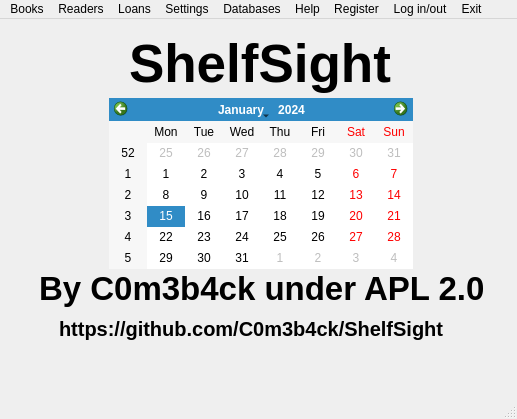
<?xml version="1.0" encoding="UTF-8"?>
<ui version="4.0">
 <class>MainWindow</class>
 <widget class="QMainWindow" name="MainWindow">
  <property name="geometry">
   <rect>
    <x>0</x>
    <y>0</y>
    <width>517</width>
    <height>419</height>
   </rect>
  </property>
  <property name="windowTitle">
   <string>MainWindow</string>
  </property>
  <widget class="QWidget" name="centralwidget">
   <widget class="QStackedWidget" name="workspaces">
    <property name="geometry">
     <rect>
      <x>9</x>
      <y>9</y>
      <width>501</width>
      <height>381</height>
     </rect>
    </property>
    <property name="currentIndex">
     <number>2</number>
    </property>
    <widget class="QWidget" name="page">
     <widget class="QLabel" name="label">
      <property name="geometry">
       <rect>
        <x>90</x>
        <y>0</y>
        <width>341</width>
        <height>51</height>
       </rect>
      </property>
      <property name="font">
       <font>
        <pointsize>30</pointsize>
        <bold>true</bold>
       </font>
      </property>
      <property name="text">
       <string>Register Account</string>
      </property>
     </widget>
     <widget class="QLabel" name="label_2">
      <property name="geometry">
       <rect>
        <x>10</x>
        <y>50</y>
        <width>111</width>
        <height>21</height>
       </rect>
      </property>
      <property name="font">
       <font>
        <pointsize>15</pointsize>
        <bold>true</bold>
       </font>
      </property>
      <property name="text">
       <string>Username:</string>
      </property>
     </widget>
     <widget class="QLabel" name="label_3">
      <property name="geometry">
       <rect>
        <x>20</x>
        <y>80</y>
        <width>101</width>
        <height>21</height>
       </rect>
      </property>
      <property name="font">
       <font>
        <pointsize>15</pointsize>
        <bold>true</bold>
       </font>
      </property>
      <property name="text">
       <string>Password:</string>
      </property>
     </widget>
     <widget class="QLabel" name="label_4">
      <property name="geometry">
       <rect>
        <x>40</x>
        <y>100</y>
        <width>81</width>
        <height>31</height>
       </rect>
      </property>
      <property name="font">
       <font>
        <pointsize>15</pointsize>
        <bold>true</bold>
       </font>
      </property>
      <property name="text">
       <string>Re-type:</string>
      </property>
     </widget>
     <widget class="QLineEdit" name="txtUsr_register">
      <property name="geometry">
       <rect>
        <x>120</x>
        <y>55</y>
        <width>301</width>
        <height>20</height>
       </rect>
      </property>
      <property name="font">
       <font>
        <pointsize>12</pointsize>
        <bold>true</bold>
       </font>
      </property>
     </widget>
     <widget class="QLineEdit" name="txtPwd1_register">
      <property name="geometry">
       <rect>
        <x>120</x>
        <y>80</y>
        <width>301</width>
        <height>20</height>
       </rect>
      </property>
      <property name="font">
       <font>
        <pointsize>12</pointsize>
        <bold>true</bold>
       </font>
      </property>
     </widget>
     <widget class="QLineEdit" name="txtPwd2_register">
      <property name="geometry">
       <rect>
        <x>120</x>
        <y>100</y>
        <width>301</width>
        <height>20</height>
       </rect>
      </property>
      <property name="font">
       <font>
        <pointsize>12</pointsize>
        <bold>true</bold>
       </font>
      </property>
     </widget>
     <widget class="QPushButton" name="btnClear_username_register">
      <property name="geometry">
       <rect>
        <x>420</x>
        <y>54</y>
        <width>81</width>
        <height>21</height>
       </rect>
      </property>
      <property name="font">
       <font>
        <pointsize>15</pointsize>
        <bold>true</bold>
       </font>
      </property>
      <property name="text">
       <string>Clear</string>
      </property>
     </widget>
     <widget class="QPushButton" name="btnClear_password1_register">
      <property name="geometry">
       <rect>
        <x>420</x>
        <y>80</y>
        <width>81</width>
        <height>20</height>
       </rect>
      </property>
      <property name="font">
       <font>
        <pointsize>15</pointsize>
        <bold>true</bold>
       </font>
      </property>
      <property name="text">
       <string>Clear</string>
      </property>
     </widget>
     <widget class="QPushButton" name="btnClear_password2_register">
      <property name="geometry">
       <rect>
        <x>420</x>
        <y>100</y>
        <width>81</width>
        <height>21</height>
       </rect>
      </property>
      <property name="font">
       <font>
        <pointsize>15</pointsize>
        <bold>true</bold>
       </font>
      </property>
      <property name="text">
       <string>Clear</string>
      </property>
     </widget>
     <widget class="QComboBox" name="cboRole_register">
      <property name="geometry">
       <rect>
        <x>120</x>
        <y>150</y>
        <width>351</width>
        <height>25</height>
       </rect>
      </property>
      <item>
       <property name="text">
        <string>User</string>
       </property>
      </item>
      <item>
       <property name="text">
        <string>Admin</string>
       </property>
      </item>
      <item>
       <property name="text">
        <string>Superadmin</string>
       </property>
      </item>
     </widget>
     <widget class="QLabel" name="label_5">
      <property name="geometry">
       <rect>
        <x>60</x>
        <y>151</y>
        <width>51</width>
        <height>20</height>
       </rect>
      </property>
      <property name="font">
       <font>
        <pointsize>15</pointsize>
        <bold>true</bold>
       </font>
      </property>
      <property name="text">
       <string>Role:</string>
      </property>
     </widget>
     <widget class="QPushButton" name="btnHelp_pwdStrenght_register">
      <property name="geometry">
       <rect>
        <x>480</x>
        <y>120</y>
        <width>21</width>
        <height>25</height>
       </rect>
      </property>
      <property name="font">
       <font>
        <pointsize>15</pointsize>
        <bold>true</bold>
       </font>
      </property>
      <property name="text">
       <string>?</string>
      </property>
     </widget>
     <widget class="QPushButton" name="btnHelp_role_register">
      <property name="geometry">
       <rect>
        <x>480</x>
        <y>150</y>
        <width>21</width>
        <height>25</height>
       </rect>
      </property>
      <property name="font">
       <font>
        <pointsize>15</pointsize>
        <bold>true</bold>
       </font>
      </property>
      <property name="text">
       <string>?</string>
      </property>
     </widget>
     <widget class="QProgressBar" name="barPasswordStrenght_register">
      <property name="geometry">
       <rect>
        <x>120</x>
        <y>120</y>
        <width>351</width>
        <height>23</height>
       </rect>
      </property>
      <property name="value">
       <number>24</number>
      </property>
     </widget>
     <widget class="QLabel" name="label_6">
      <property name="geometry">
       <rect>
        <x>20</x>
        <y>120</y>
        <width>101</width>
        <height>31</height>
       </rect>
      </property>
      <property name="font">
       <font>
        <pointsize>15</pointsize>
        <bold>true</bold>
       </font>
      </property>
      <property name="text">
       <string>Strenght:</string>
      </property>
     </widget>
     <widget class="QPushButton" name="btnGenerateStrongPassword_register">
      <property name="geometry">
       <rect>
        <x>0</x>
        <y>180</y>
        <width>241</width>
        <height>51</height>
       </rect>
      </property>
      <property name="font">
       <font>
        <pointsize>13</pointsize>
        <bold>true</bold>
       </font>
      </property>
      <property name="text">
       <string>Generate strong password</string>
      </property>
     </widget>
     <widget class="QPushButton" name="btnRegister">
      <property name="geometry">
       <rect>
        <x>250</x>
        <y>180</y>
        <width>251</width>
        <height>51</height>
       </rect>
      </property>
      <property name="font">
       <font>
        <pointsize>20</pointsize>
        <bold>true</bold>
       </font>
      </property>
      <property name="text">
       <string>Register</string>
      </property>
     </widget>
    </widget>
    <widget class="QWidget" name="page_2">
     <widget class="QPushButton" name="btnClear_password_login">
      <property name="geometry">
       <rect>
        <x>410</x>
        <y>60</y>
        <width>81</width>
        <height>20</height>
       </rect>
      </property>
      <property name="font">
       <font>
        <pointsize>15</pointsize>
        <bold>true</bold>
       </font>
      </property>
      <property name="text">
       <string>Clear</string>
      </property>
     </widget>
     <widget class="QPushButton" name="btnLogin">
      <property name="geometry">
       <rect>
        <x>10</x>
        <y>110</y>
        <width>491</width>
        <height>51</height>
       </rect>
      </property>
      <property name="font">
       <font>
        <pointsize>20</pointsize>
        <bold>true</bold>
       </font>
      </property>
      <property name="text">
       <string>Login</string>
      </property>
     </widget>
     <widget class="QLabel" name="label_13">
      <property name="geometry">
       <rect>
        <x>80</x>
        <y>-10</y>
        <width>351</width>
        <height>51</height>
       </rect>
      </property>
      <property name="font">
       <font>
        <pointsize>30</pointsize>
        <bold>true</bold>
       </font>
      </property>
      <property name="text">
       <string>Log in to Account</string>
      </property>
     </widget>
     <widget class="QLineEdit" name="txtPwd1_register_3">
      <property name="geometry">
       <rect>
        <x>110</x>
        <y>60</y>
        <width>301</width>
        <height>20</height>
       </rect>
      </property>
      <property name="font">
       <font>
        <pointsize>12</pointsize>
        <bold>true</bold>
       </font>
      </property>
     </widget>
     <widget class="QPushButton" name="btnClear_username_login">
      <property name="geometry">
       <rect>
        <x>410</x>
        <y>40</y>
        <width>81</width>
        <height>21</height>
       </rect>
      </property>
      <property name="font">
       <font>
        <pointsize>15</pointsize>
        <bold>true</bold>
       </font>
      </property>
      <property name="text">
       <string>Clear</string>
      </property>
     </widget>
     <widget class="QLabel" name="label_14">
      <property name="geometry">
       <rect>
        <x>0</x>
        <y>40</y>
        <width>111</width>
        <height>21</height>
       </rect>
      </property>
      <property name="font">
       <font>
        <pointsize>15</pointsize>
        <bold>true</bold>
       </font>
      </property>
      <property name="text">
       <string>Username:</string>
      </property>
     </widget>
     <widget class="QLabel" name="label_15">
      <property name="geometry">
       <rect>
        <x>10</x>
        <y>60</y>
        <width>101</width>
        <height>21</height>
       </rect>
      </property>
      <property name="font">
       <font>
        <pointsize>15</pointsize>
        <bold>true</bold>
       </font>
      </property>
      <property name="text">
       <string>Password:</string>
      </property>
     </widget>
     <widget class="QLineEdit" name="txtUsr_register_3">
      <property name="geometry">
       <rect>
        <x>110</x>
        <y>40</y>
        <width>301</width>
        <height>20</height>
       </rect>
      </property>
      <property name="font">
       <font>
        <pointsize>12</pointsize>
        <bold>true</bold>
       </font>
      </property>
     </widget>
     <widget class="QLabel" name="label_25">
      <property name="geometry">
       <rect>
        <x>50</x>
        <y>81</y>
        <width>51</width>
        <height>20</height>
       </rect>
      </property>
      <property name="font">
       <font>
        <pointsize>15</pointsize>
        <bold>true</bold>
       </font>
      </property>
      <property name="text">
       <string>Role:</string>
      </property>
     </widget>
     <widget class="QPushButton" name="btnHelp_role_login">
      <property name="geometry">
       <rect>
        <x>470</x>
        <y>80</y>
        <width>21</width>
        <height>25</height>
       </rect>
      </property>
      <property name="font">
       <font>
        <pointsize>15</pointsize>
        <bold>true</bold>
       </font>
      </property>
      <property name="text">
       <string>?</string>
      </property>
     </widget>
     <widget class="QComboBox" name="cboRole_login">
      <property name="geometry">
       <rect>
        <x>110</x>
        <y>80</y>
        <width>351</width>
        <height>25</height>
       </rect>
      </property>
      <item>
       <property name="text">
        <string>User</string>
       </property>
      </item>
      <item>
       <property name="text">
        <string>Admin</string>
       </property>
      </item>
      <item>
       <property name="text">
        <string>Superadmin</string>
       </property>
      </item>
     </widget>
    </widget>
    <widget class="QWidget" name="page_7">
     <widget class="QLabel" name="label_26">
      <property name="geometry">
       <rect>
        <x>120</x>
        <y>0</y>
        <width>271</width>
        <height>71</height>
       </rect>
      </property>
      <property name="font">
       <font>
        <pointsize>40</pointsize>
        <bold>true</bold>
       </font>
      </property>
      <property name="text">
       <string>ShelfSight</string>
      </property>
     </widget>
     <widget class="QCalendarWidget" name="calendarWidget">
      <property name="geometry">
       <rect>
        <x>100</x>
        <y>70</y>
        <width>304</width>
        <height>171</height>
       </rect>
      </property>
     </widget>
     <widget class="QLabel" name="label_27">
      <property name="geometry">
       <rect>
        <x>30</x>
        <y>240</y>
        <width>451</width>
        <height>41</height>
       </rect>
      </property>
      <property name="font">
       <font>
        <pointsize>25</pointsize>
        <bold>true</bold>
       </font>
      </property>
      <property name="text">
       <string>By C0m3b4ck under APL 2.0</string>
      </property>
     </widget>
     <widget class="QLabel" name="label_28">
      <property name="geometry">
       <rect>
        <x>50</x>
        <y>280</y>
        <width>411</width>
        <height>41</height>
       </rect>
      </property>
      <property name="font">
       <font>
        <pointsize>15</pointsize>
        <bold>true</bold>
       </font>
      </property>
      <property name="text">
       <string>https://github.com/C0m3b4ck/ShelfSight</string>
      </property>
     </widget>
    </widget>
   </widget>
  </widget>
  <widget class="QMenuBar" name="menubar">
   <property name="geometry">
    <rect>
     <x>0</x>
     <y>0</y>
     <width>517</width>
     <height>22</height>
    </rect>
   </property>
   <widget class="QMenu" name="menuBooks">
    <property name="title">
     <string>Books</string>
    </property>
    <addaction name="actionAdd"/>
    <addaction name="actionEdit"/>
    <addaction name="actionRemove"/>
    <addaction name="actionManage_Categories"/>
   </widget>
   <widget class="QMenu" name="menuReaders">
    <property name="title">
     <string>Readers</string>
    </property>
    <addaction name="actionAdd_2"/>
    <addaction name="actionEdit_2"/>
    <addaction name="actionRemove_2"/>
    <addaction name="actionManage_IDs"/>
    <addaction name="actionMake_Card"/>
   </widget>
   <widget class="QMenu" name="menuLoans">
    <property name="title">
     <string>Loans</string>
    </property>
    <addaction name="actionAdd_3"/>
    <addaction name="actionEdit_3"/>
    <addaction name="actionSearch"/>
    <addaction name="actionMake_Report"/>
    <addaction name="actionManage_Fines"/>
   </widget>
   <widget class="QMenu" name="menuSettings">
    <property name="title">
     <string>Settings</string>
    </property>
    <addaction name="actionNetworking"/>
    <addaction name="actionBackups"/>
    <addaction name="actionPreferences"/>
    <addaction name="actionAccounts"/>
    <addaction name="actionCryptography"/>
    <addaction name="actionUpdate"/>
   </widget>
   <widget class="QMenu" name="menuDatabases">
    <property name="title">
     <string>Databases</string>
    </property>
    <widget class="QMenu" name="menuBackup">
     <property name="title">
      <string>Backup</string>
     </property>
     <addaction name="actionOffline"/>
     <addaction name="actionOnline_local"/>
     <addaction name="actionOnline_remote"/>
     <addaction name="actionOnline_local_P2P"/>
     <addaction name="actionOnline_remote_P2P"/>
    </widget>
    <addaction name="menuBackup"/>
    <addaction name="actionSort"/>
    <addaction name="actionManage"/>
   </widget>
   <widget class="QMenu" name="menuHelp">
    <property name="title">
     <string>Help</string>
    </property>
    <addaction name="actionTroubleshoot"/>
   </widget>
   <widget class="QMenu" name="menuLog_in_out">
    <property name="title">
     <string>Log in/out</string>
    </property>
    <addaction name="actionLog_in"/>
    <addaction name="actionLog_out"/>
   </widget>
   <widget class="QMenu" name="menuRegister">
    <property name="title">
     <string>Register</string>
    </property>
    <addaction name="actionRegister"/>
   </widget>
   <widget class="QMenu" name="menuExit">
    <property name="title">
     <string>Exit</string>
    </property>
    <addaction name="actionLog_out_2"/>
    <addaction name="actionClose_Application"/>
   </widget>
   <addaction name="menuBooks"/>
   <addaction name="menuReaders"/>
   <addaction name="menuLoans"/>
   <addaction name="menuSettings"/>
   <addaction name="menuDatabases"/>
   <addaction name="menuHelp"/>
   <addaction name="menuRegister"/>
   <addaction name="menuLog_in_out"/>
   <addaction name="menuExit"/>
  </widget>
  <widget class="QStatusBar" name="statusbar"/>
  <action name="actionAdd">
   <property name="text">
    <string>Add</string>
   </property>
  </action>
  <action name="actionEdit">
   <property name="text">
    <string>Edit</string>
   </property>
  </action>
  <action name="actionRemove">
   <property name="text">
    <string>Remove</string>
   </property>
  </action>
  <action name="actionManage_Categories">
   <property name="text">
    <string>Manage Categories</string>
   </property>
  </action>
  <action name="actionAdd_2">
   <property name="text">
    <string>Add</string>
   </property>
  </action>
  <action name="actionEdit_2">
   <property name="text">
    <string>Edit</string>
   </property>
  </action>
  <action name="actionRemove_2">
   <property name="text">
    <string>Remove</string>
   </property>
  </action>
  <action name="actionManage_IDs">
   <property name="text">
    <string>Manage IDs</string>
   </property>
  </action>
  <action name="actionMake_Card">
   <property name="text">
    <string>Make Card</string>
   </property>
  </action>
  <action name="actionAdd_3">
   <property name="text">
    <string>Add</string>
   </property>
  </action>
  <action name="actionEdit_3">
   <property name="text">
    <string>Change Status</string>
   </property>
  </action>
  <action name="actionSearch">
   <property name="text">
    <string>Search</string>
   </property>
  </action>
  <action name="actionMake_Report">
   <property name="text">
    <string>Make Report</string>
   </property>
  </action>
  <action name="actionManage_Fines">
   <property name="text">
    <string>Manage Fines</string>
   </property>
  </action>
  <action name="actionNetworking">
   <property name="text">
    <string>Networking</string>
   </property>
  </action>
  <action name="actionBackups">
   <property name="text">
    <string>Backups</string>
   </property>
  </action>
  <action name="actionPreferences">
   <property name="text">
    <string>Preferences</string>
   </property>
  </action>
  <action name="actionSort">
   <property name="text">
    <string>Sort</string>
   </property>
  </action>
  <action name="actionManage">
   <property name="text">
    <string>Manage</string>
   </property>
  </action>
  <action name="actionOffline">
   <property name="text">
    <string>Offline</string>
   </property>
  </action>
  <action name="actionOnline_local">
   <property name="text">
    <string>Online (local)</string>
   </property>
  </action>
  <action name="actionOnline_remote">
   <property name="text">
    <string>Online (remote)</string>
   </property>
  </action>
  <action name="actionOnline_local_P2P">
   <property name="text">
    <string>Online (local) [P2P]</string>
   </property>
  </action>
  <action name="actionOnline_remote_P2P">
   <property name="text">
    <string>Online (remote) [P2P]</string>
   </property>
  </action>
  <action name="actionAccounts">
   <property name="text">
    <string>Accounts</string>
   </property>
  </action>
  <action name="actionTroubleshoot">
   <property name="text">
    <string>Troubleshoot</string>
   </property>
  </action>
  <action name="actionLog_in">
   <property name="text">
    <string>Log in</string>
   </property>
  </action>
  <action name="actionLog_out">
   <property name="text">
    <string>Log out</string>
   </property>
  </action>
  <action name="actionRegister">
   <property name="text">
    <string>Register</string>
   </property>
  </action>
  <action name="actionClose_Application">
   <property name="text">
    <string>Close Application</string>
   </property>
  </action>
  <action name="actionLog_out_2">
   <property name="text">
    <string>Log out</string>
   </property>
  </action>
  <action name="actionCryptography">
   <property name="text">
    <string>Cryptography</string>
   </property>
  </action>
  <action name="actionUpdate">
   <property name="text">
    <string>Update</string>
   </property>
  </action>
 </widget>
 <resources/>
 <connections/>
</ui>
